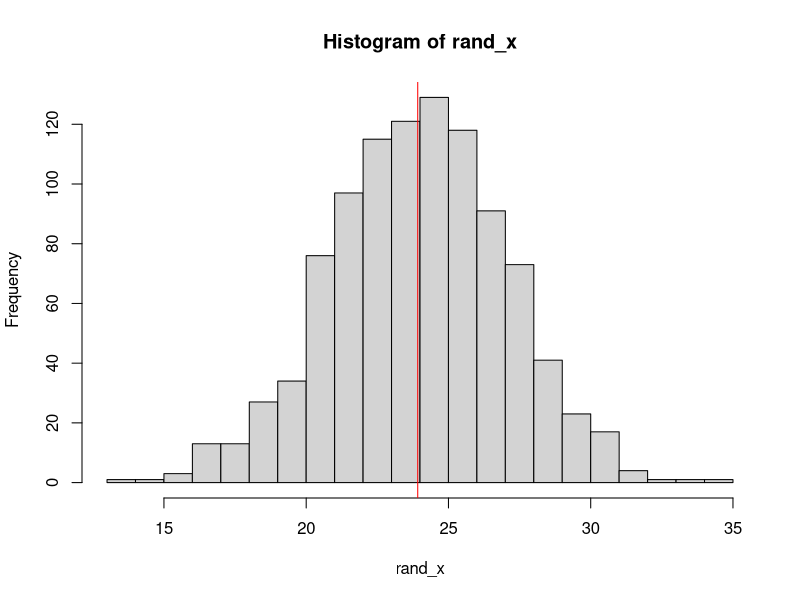
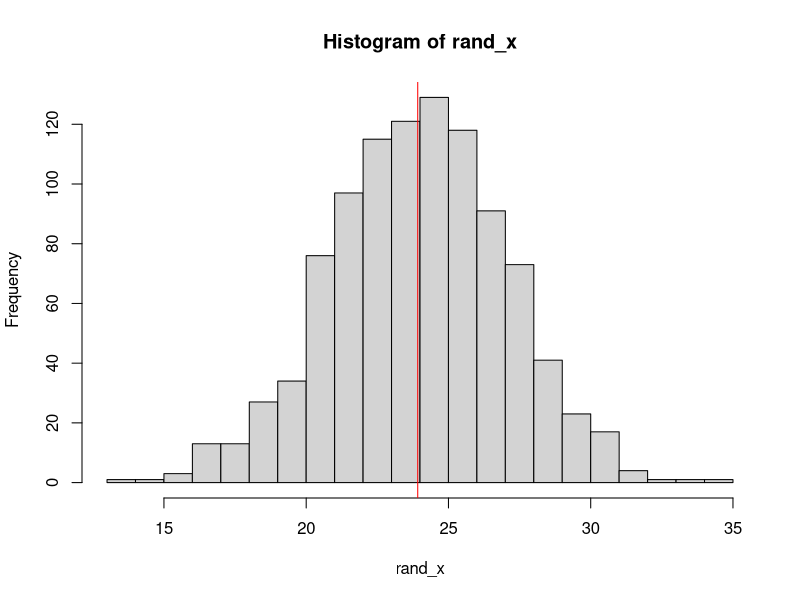

Write R code to recreate these figures, in order.
## PlotRandom.R
## Directory: "/Users/mitechloaner/Desktop/STA 308/RandomFunk_STA308_Day19"
## Date: 06 October 2021
##
## Purpose:
##    A function that will generate a random sample
##     of Normal values, plot a histogram with an 
##     overlaid mean on the plot.
##
## Inputs:
##     numpts = the number of points to generate
##     mu = the theoretical mean of the Normal distribution
##     sigma = the standard deviation of the Normal distribution
##     numbins = the number of bins for the histogram
##     meanColor = the color for the overlaid mean
##     seed = a random number generator seed, to ensure
##            reproducibility
## Outputs: A list with the following elements
##     Random_values = a vector with the generated random 
##                     values
##     Mean_x = the sample mean of Random_values
##     SD_x = the sample standard deviation of Random_values

plotRandomNormals <- function(numpts=1000, numbins=15, mu=24, sigma=3,
                              meanColor="red", seed=8675309) {
  set.seed(seed)
  rand_x <- rnorm(numpts, mean=mu, sd=sigma)
  mean_x <- mean(rand_x)
  hist(rand_x, breaks=numbins)
  abline(v=mean_x, col=meanColor)
  list(Random_values = rand_x,
       Mean_x = mean_x,
       SD_x = sd(rand_x) )
}

## Test the function

plotRandomNormals()  ## creates plot using all defaults 
plotRandomNormals()




